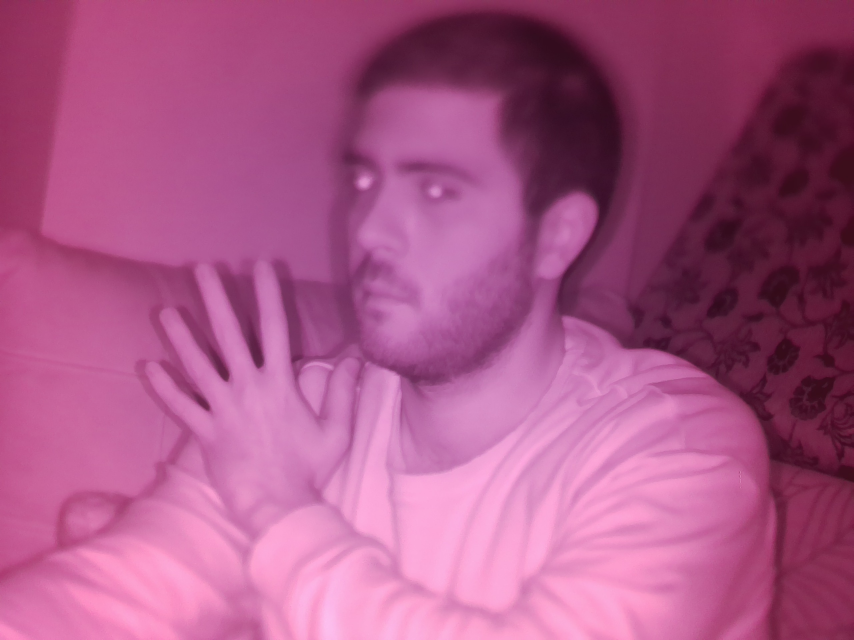
#> input picture HumanDetection/image_002.jpg, 2560 x 1920 px (shown at 1/3 size)
$ python -i integrated_vision_system.py   (imports and definitions only)
#> lines starting #> are read from the running program, lines starting #| are printed output that depends on the picture
#> further down, picture is the input picture: shape (1920, 2560, 3); mean B, G, R 134.5, 86.1, 170.3
import cv2
import cv2.aruco as aruco
import numpy as np
import json
import subprocess
import socket
import math
import threading
import time
from ultralytics import YOLO
import math

# ==========================================
# 1. THREADED CAMERA STREAM (THE LAG KILLER)
# ==========================================
class FastPiCamStream:
    def __init__(self):
        print("[VISION] Starting hardware camera bypass (Threaded)...")
        cmd = [
            'rpicam-vid', '-t', '0',
            '--codec', 'mjpeg',
            '--width', '640',
            '--height', '480',
            '--framerate', '30',
            '-o', '-'
        ]
        self.process = subprocess.Popen(cmd, stdout=subprocess.PIPE, stderr=subprocess.DEVNULL)
        self.latest_frame = None
        self.running = True

        # Start background thread to clear the buffer
        self.thread = threading.Thread(target=self._update, args=())
        self.thread.daemon = True
        self.thread.start()

    def _update(self):
        bytes_data = b''
        while self.running:
            bytes_data += self.process.stdout.read(4096)
            a = bytes_data.find(b'\xff\xd8')
            b = bytes_data.find(b'\xff\xd9')

            if a != -1 and b != -1:
                jpg = bytes_data[a:b+2]
                bytes_data = bytes_data[b+2:]

                # Decode and ALWAYS update the latest frame, dropping intermediate ones
                frame = cv2.imdecode(np.frombuffer(jpg, dtype=np.uint8), cv2.IMREAD_COLOR)
                if frame is not None:
                    self.latest_frame = frame

    def stop(self):
        self.running = False
        self.process.terminate()

# ==========================================
# 2. INITIALIZATION & CONFIGURATION
# ==========================================
# [1 line not run here, left out]

# [1 line that did not run here, left out]
PROCESS_EVERY_N_FRAMES = 5  # Increased to give the Pi more breathing room

# [8 lines not run here, left out]

MARKER_SIZE = 0.189
aruco_dict = aruco.getPredefinedDictionary(aruco.DICT_4X4_1000)
aruco_params = aruco.DetectorParameters()

# ==========================================
# FIXED LOCALIZATION-REFERENCE MARKERS
# (NOT the planner goal)
# Coordinates MUST be in the MotionPlanner/AnotherApproach_RRTStar_Real4
# map frame (complex_map, 55x85, 1 unit = 10 cm).
# ==========================================
CHECKPOINT_LOCATIONS = {
    # Changed the x to be directly to the initial state of the snake
    0: {"x": 17.0, "y": 31.0, "name": "Central Debris Edge"},

    # On the South face of the right-hand scattered rubble chunk
    1: {"x": 36.0, "y": 27.0, "name": "Right Debris Chunk"},

    # On the South-East corner of the upper intersection chunk
    2: {"x": 34.0, "y": 43.0, "name": "Upper Intersection Debris"},

    # Dead center on the back wall of the arena for the final docking approach
    3: {"x": 26.0, "y": 83.0, "name": "Goal Wall Edge"}
}

CHECKPOINT_UDP_IP   = "127.0.0.1"
CHECKPOINT_UDP_PORT = 5005
# [1 line that did not run here, left out]
MAP_SCALE    = 10.0

# Calibration: Adjust so map_yaw reads +pi/2 when head faces map +y.
CAMERA_YAW_OFFSET = math.pi / 2

# Forward distance from camera lens to physical nose tip on the Head segment.
LENS_TO_NOSE_OFFSET_M = 0.05

# ==========================================
# 3. HELPER FUNCTIONS
# ==========================================
def enhance_frame(frame):
    # This is heavy. We only call it right before YOLO now.
    lab = cv2.cvtColor(frame, cv2.COLOR_BGR2LAB)
#> lab: shape (1920, 2560, 3); mean of channels 0, 1, 2 122.1, 168.3, 117.3
    l_channel, a, b = cv2.split(lab)
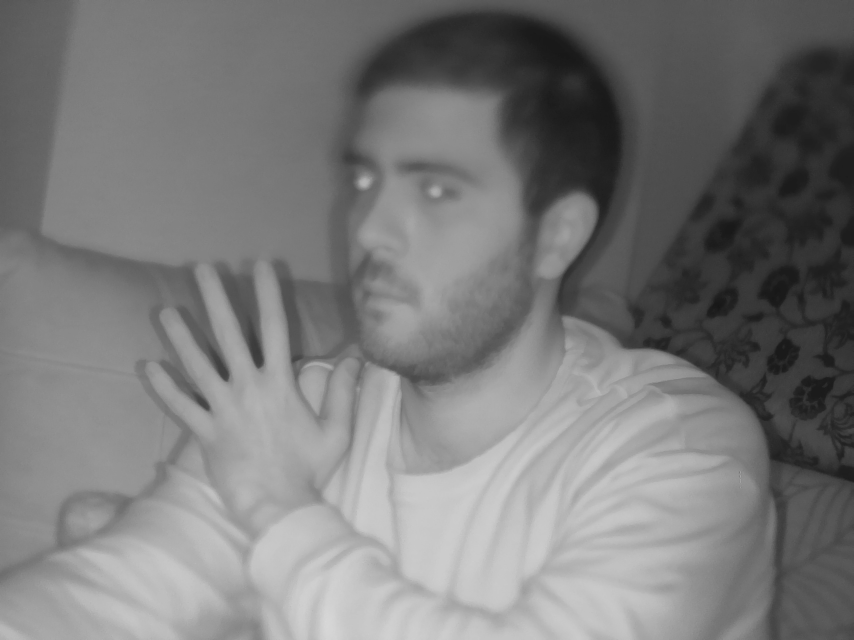
#> l_channel: shape (1920, 2560) (shown at 1/3 size); min 21, max 217, mean 122.1
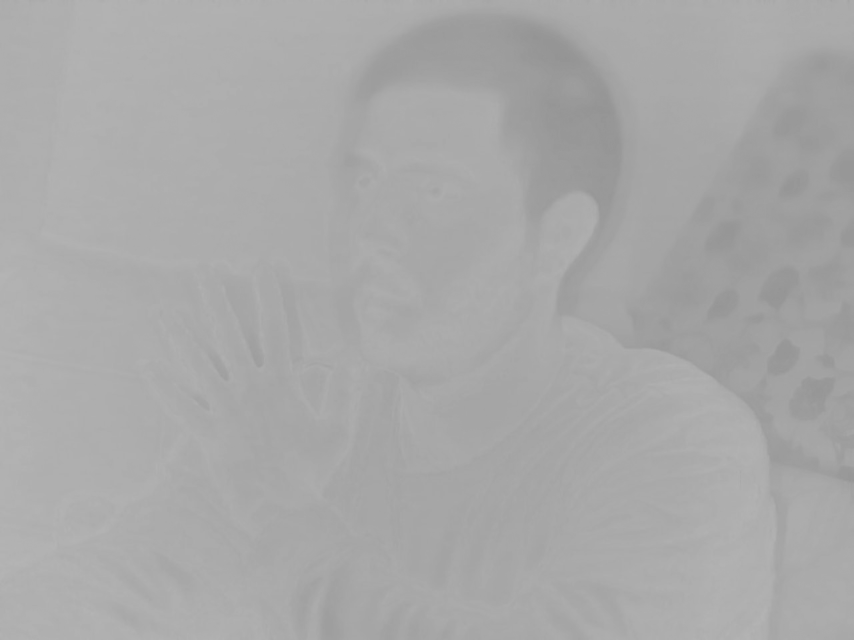
#> a: shape (1920, 2560) (shown at 1/3 size); min 146, max 181, mean 168.3
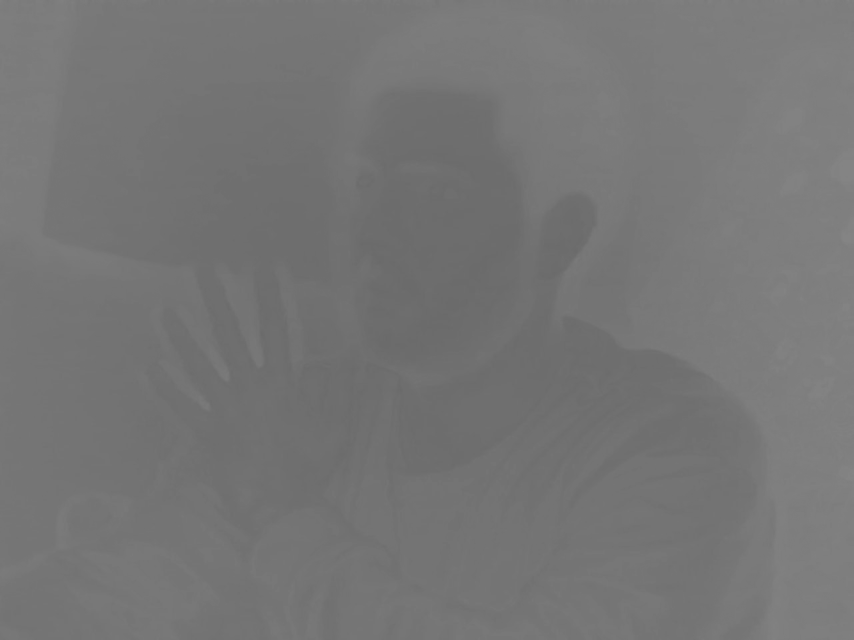
#> b: shape (1920, 2560) (shown at 1/3 size); min 106, max 133, mean 117.3
    clahe = cv2.createCLAHE(clipLimit=2.5, tileGridSize=(8,8))
    cl = clahe.apply(l_channel)
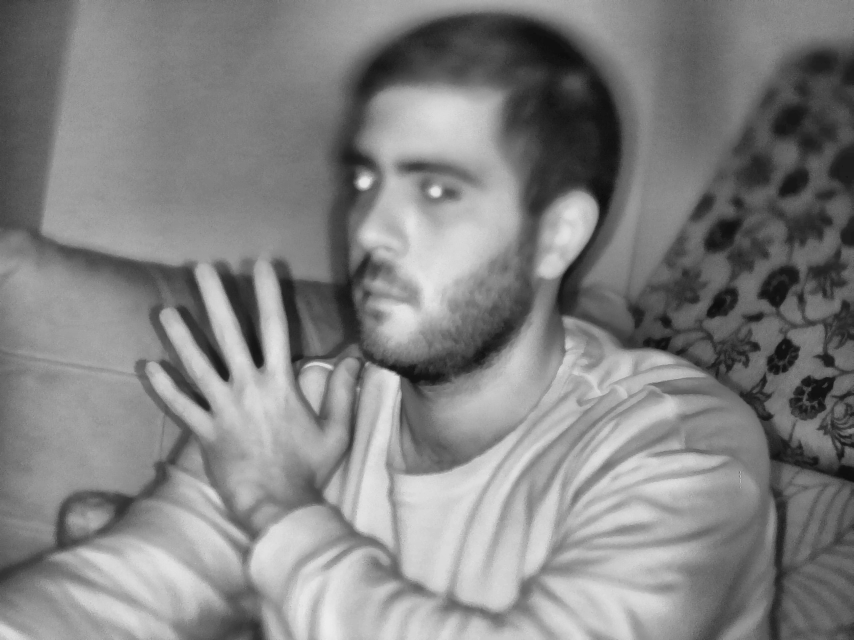
#> cl: shape (1920, 2560) (shown at 1/3 size); min 9, max 238, mean 130.2
    limg = cv2.merge((cl, a, b))
#> limg: shape (1920, 2560, 3); mean of channels 0, 1, 2 130.2, 168.3, 117.3
    return cv2.cvtColor(limg, cv2.COLOR_LAB2BGR)
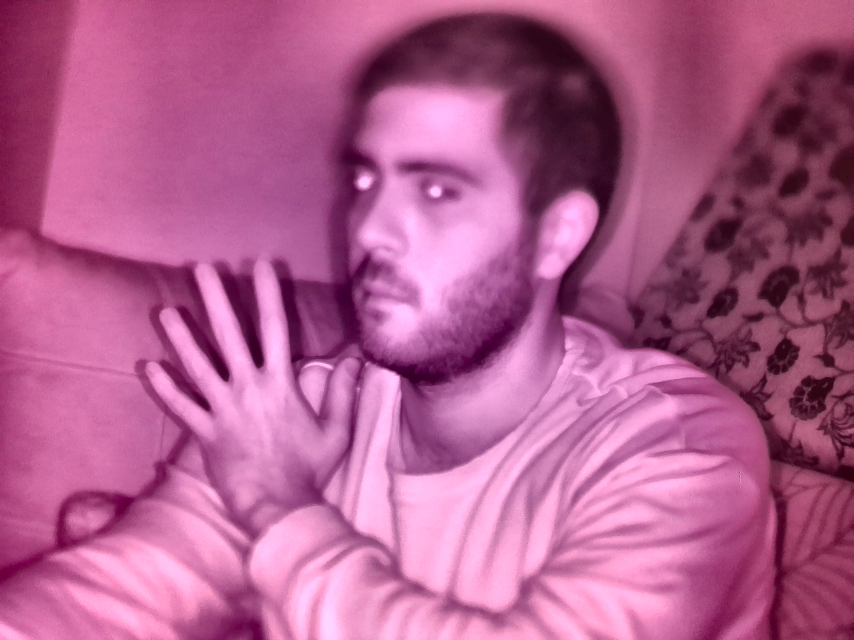
#> returned value: shape (1920, 2560, 3) (shown at 1/3 size); mean B, G, R 142.9, 94.3, 178.4

# ==========================================
# 4. MAIN LOOP
# ==========================================
# [1 line that did not run here, left out]
# [1 line not run here, left out]

frame_count = 0
yolo_boxes = None # Store the YOLO results to draw on frames in-between scans

# [95 lines not run here, left out]

>>> import cv2
>>> picture = cv2.imread('../../HumanDetection/image_002.jpg')
>>> result = enhance_frame(picture)
